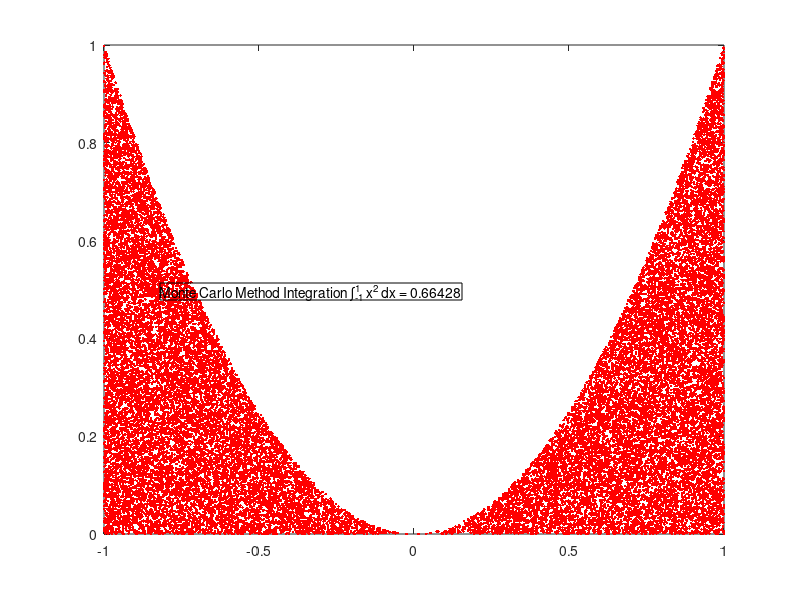

Source code (MATLAB):
clear all
%% MCM intrgral for function f=x^2 in (-1,1)
%generating random number in (0,1)
N=100000;
P=rand(N,2);
%extending x and y range linearly
x=2*P(:,1)-1;
y=P(:,2);
%MCM by using 'find' function
R=find(y<=x.^2&y>0);
Num=length(R);
Int=Num/N*2
% plot
figure();
plot(x(R),y(R),'r.')
%annotation
dim = [.2 .5 .3 .3];
result=num2str(Int);
str=['Monte Carlo Method Integration \int_{-1}^{1} x^2 dx = ',result];
annotation('textbox',dim,'String',str,'FitBoxToText','on');